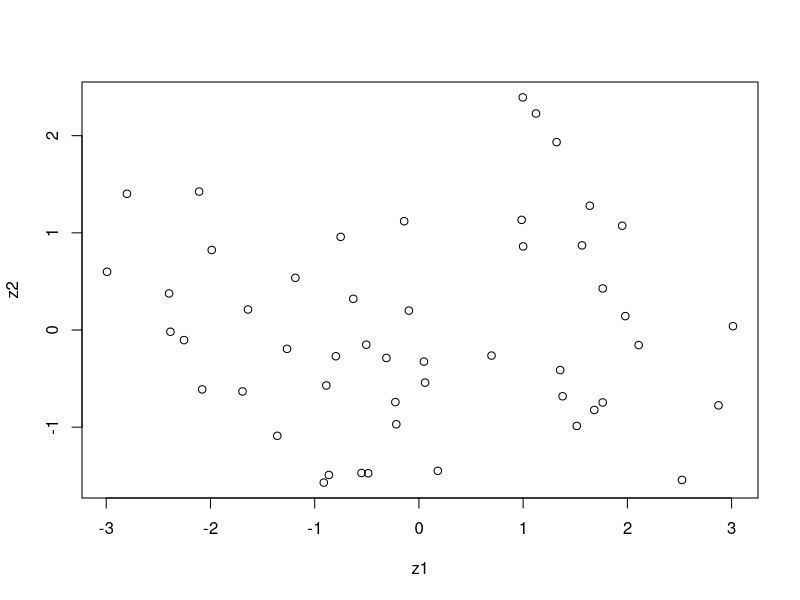
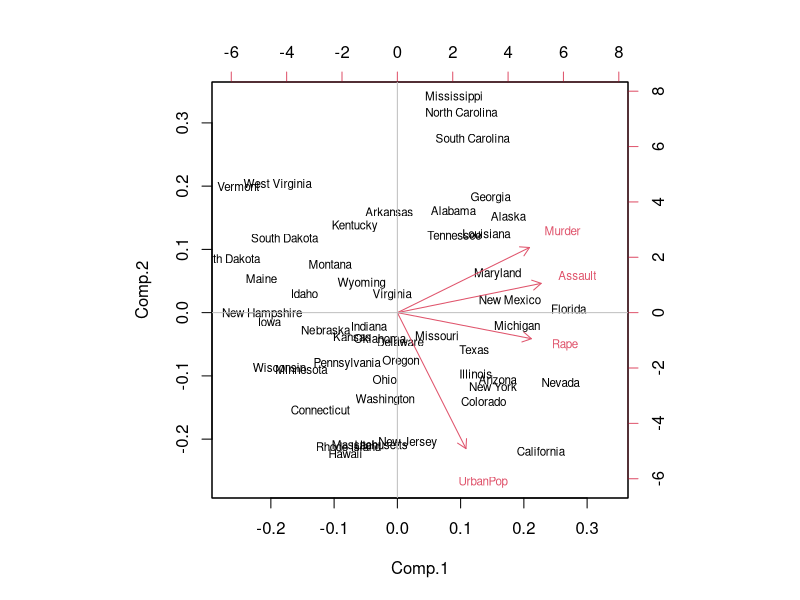

The R script that drew these images, in order:
FA <- princomp(USArrests, cor=T)
summary(FA)
FA$scale
FA$loadings
plot(FA$scores[,1], FA$scores[,2], xlab="z1", ylab="z2")
biplot(FA, cex=0.7)
abline(v=0, h=0, col="gray")